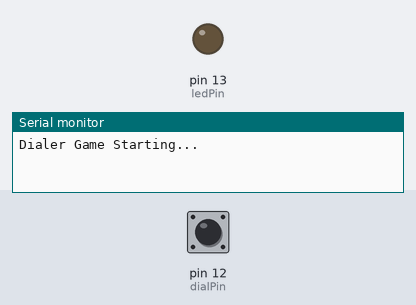
A sketch run on a simulated Arduino Uno, built with avr-gcc and run on an emulated ATmega328P. On the bench: output pins drawn as LEDs (lit = HIGH), the last lines printed to the serial monitor. Inputs (shaded band) come from the test bench; at power-on: pin 12 (dialPin) HIGH.

Above: at 1.2 s.
1.3 s: pin 12 (dialPin) pulled LOW for 0.15 s
At 2.5 s:
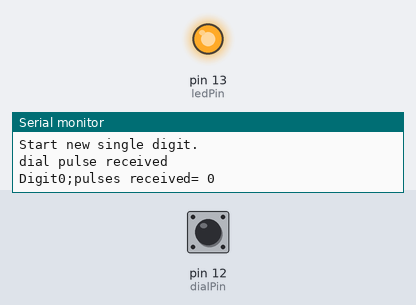
2.9 s: pin 12 (dialPin) pulled LOW for 3.2 s
At 3.7 s:
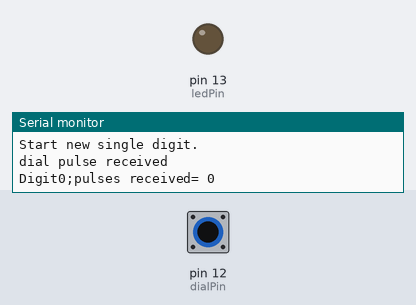
Timing chart, 0 to 7.6 s (numbered marks = the images above; inputs shaded):
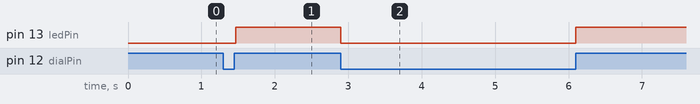

The sketch:

ARD_dial_lock.ino
```cpp
/*
LED en el pin D13.
Dial entre el pin D2 y GND (NC).
Esta hecho para NC y 1pulso para el cero (y no 10).
Cambiar magicNumberSize y magicNumber para cambiar el codigo.
*/


// Tiempos.
const unsigned long dialingSessionTimeOut=10000UL;       // 10 segundos de NO actividad.
const unsigned long singleDigitDialTimeOut=1000UL;       // 2 segundos de NO actividad (para un solo digito).
const unsigned long contactDebounce=50UL;                // Es el decaimimento de cada pulso, tiempo que se da para otro mas.
const unsigned long successPhaseDuration=10000UL;         // Tiempo de apertura (si se acierta) (TimeOn).

// Codigo.
const int magicNumberSize=7;                             // Numero de digitos del codigo.
const int magicNumber[magicNumberSize]={1,2,3,4,5,6,7};  // Codigo.


// Definicion pines.
const byte ledPin=13;                                    // Pin de salida, led (lock).
const byte dialPin=12;                                    // Pin de entrada, dial.


// Funciones booleanas.
boolean inDialingSession=false;                             // ¿Se esta usando el dial?.
boolean inSingleDigitDial=false;                            // ¿Un numero?.
boolean inSuccessPhase=false;                               // ¿Se acerto el codigo?.


// Tiempos de feedback.(No constantes).
unsigned long pulseReceivedAtMs=0;                       // Pulso recibido hace cero milisegundos.
unsigned long successPhaseStartedAtMs=0;                 // Se acerto hace hace cero milisegundos.

// Enteros y booleanos no constantes.
int numberOfPulsesReceivedForCurrentDigit=0;
int currentDigitIndex=0;
boolean dialPinLast;
boolean dialPinCurrent;
int collectedDialedDigit[magicNumberSize];               // Array de resultados.


void setup(){  // Configuracion.
Serial.begin(9600);
pinMode(ledPin,OUTPUT);
pinMode(dialPin,INPUT_PULLUP);   // pullup por ser NC=PULL_UP y NO=PULL_DOWN (esto se hace en analogico).
dialPinLast=digitalRead(dialPin);
Serial.println("Dialer Game Starting...");
}


void loop(){                  // Bucle AKA programa.
if(inSuccessPhase){           // Si codigo correcto...
if(millis()-successPhaseStartedAtMs<successPhaseDuration){  //Mientras tiempo limite...
digitalWrite(ledPin,HIGH);   // Enciende LED (abre lock).
}
else{
  digitalWrite(ledPin,LOW);
  inSuccessPhase=false;
  Serial.println("End of success period");
}
}
if(inDialingSession)digitalWrite(ledPin,digitalRead(dialPin));  // LED  flashea con el dial
if(inDialingSession&&millis()-pulseReceivedAtMs>dialingSessionTimeOut){   // Se abandona la sesion, se resetea..
inDialingSession=false;
inSingleDigitDial=false;
numberOfPulsesReceivedForCurrentDigit=0;
Serial.println("Dialing Session TimeOut reached");
}
if(inSingleDigitDial&&millis()-pulseReceivedAtMs>singleDigitDialTimeOut){  // Se acabo tiempo entre pulsos.

/*

Aqui hay dos casos:

Caso 1:
El cero es un pulso, entonces se sustrae uno a todos:

numberOfPulsesReceivedForCurrentDigit--;


Caso2:
El cero son 10 pulsos, tan solo se cambia ese valor:

if(numberOfPulsesReceivedForCurrentDigit==10){
  numberOfPulsesReceivedForCurrentDigit=0;
}

*/


// En este caso se hacia para cero=1pulso:

numberOfPulsesReceivedForCurrentDigit--;

Serial.println();
Serial.print("Digit");
Serial.print(currentDigitIndex);
Serial.print(";pulses received= ");
Serial.println(numberOfPulsesReceivedForCurrentDigit);

collectedDialedDigit[currentDigitIndex]=numberOfPulsesReceivedForCurrentDigit;

if(currentDigitIndex+1==magicNumberSize){  // Se cuenta de 0 a 6 y se acaba la sesion.
Serial.println("Terminating Current Dialing Session");

inDialingSession=false;
bool success=true;

for(int i=0;i<magicNumberSize;i++){
  if(magicNumber[i]==collectedDialedDigit[i]){
    Serial.print("digit:");
    Serial.print(i+1);
    Serial.println("matched magic number");
  }
  else{
    Serial.print("digit:");
    Serial.print(i+1);
    Serial.println("did NOT match magic number");
    success=false;
  }
}
if(success){
  Serial.println("SUCCESS");
  inSuccessPhase=true;
  successPhaseStartedAtMs=millis();
}
else{
  Serial.println("FAILURE");
}
Serial.println();
Serial.println();
Serial.println();
// aqui chequea si es correcto
}
inSingleDigitDial=false;
currentDigitIndex++;
}
dialPinCurrent=digitalRead(dialPin);

if(dialPinCurrent!=dialPinLast&&dialPinCurrent==HIGH&&millis()-pulseReceivedAtMs>contactDebounce){
  if(!inDialingSession){
    Serial.println();
    Serial.println();
    Serial.println("Start now dialing session.");
    inDialingSession=true;
    //startOfDialingSessionMs=millis();
    currentDigitIndex=0;
    inSingleDigitDial=false;  //se fuerza el reseteo
  }
  if(!inSingleDigitDial){
    Serial.println();
    Serial.println("Start new single digit.");
    inSingleDigitDial=true;
    numberOfPulsesReceivedForCurrentDigit=0;
  }
  Serial.println("dial pulse received");
  pulseReceivedAtMs=millis();
  numberOfPulsesReceivedForCurrentDigit++;
}
dialPinLast=dialPinCurrent;
}
```

Measured:
- after the input at 1.3 s, pin 13 (ledPin): LOW → HIGH after 0.17 s
- after the input at 2.9 s, pin 13 (ledPin): HIGH → LOW at once, → HIGH 3.2 s later
